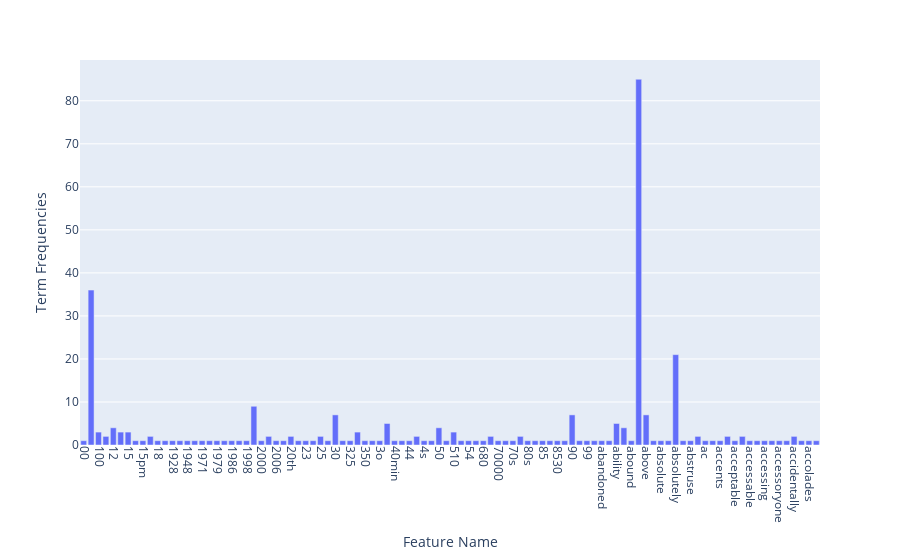

The code cell stored with this chart in its notebook:
### Markdown cell above
**Exercise 13** If you want a nicer interactive visualization here, I would encourage you try to install and use plotly to achieve this.

### Code cell
# plot frequencies of the first 100 terms using plotly library
import plotly.express as px

# create a DataFrame for Plotly Express
data = {
    "Feature Name": count_vect.get_feature_names_out()[:100],
    "Term Frequencies": term_frequencies[:100]
}
df = pd.DataFrame(data)

# create a bar plot using Plotly Express
fig = px.bar(df, x="Feature Name", y='Term Frequencies')
fig.update_xaxes(tickangle=90)  # Rotate x-axis labels for readability

# set the figure's size
# fig.update_layout(width=1000, height=300)

# show the plot
fig.show()

### Figure 1 — Plotly figure (JSON) as saved in the notebook; plotly's stock layout.template omitted (floating-point values rounded to 4 significant figures)
{"data": [{"alignmentgroup": "True", "hovertemplate": "Feature Name=%{x}<br>Term Frequencies=%{y}<extra></extra>", "legendgroup": "", "marker": {"color": "#636efa", "pattern": {"shape": ""}}, "name": "", "offsetgroup": "", "orientation": "v", "showlegend": false, "textposition": "auto", "type": "bar", "x": ["00", "10", "100", "11", "12", "13", "15", "15g", "15pm", "17", "18", "18th", "1928", "1947", "1948", "1949", "1971", "1973", "1979", "1980", "1986", "1995", "1998", "20", "2000", "2005", "2006", "2007", "20th", "2160", "23", "24", "25", "2mp", "30", "30s", "325", "35", "350", "375", "3o", "40", "40min", "42", "44", "45", "4s", "4ths", "50", "5020", "510", "5320", "54", "5lb", "680", "70", "70000", "700w", "70s", "80", "80s", "8125", "85", "8525", "8530", "8pm", "90", "95", "99", "aailiyah", "abandoned", "abhor", "ability", "able", "abound", "about", "above", "abroad", "absolute", "absolutel", "absolutely", "absolutley", "abstruse", "abysmal", "ac", "academy", "accents", "accept", "acceptable", "access", "accessable", "accessible", "accessing", "accessory", "accessoryone", "accident", "accidentally", "acclaimed", "accolades", "accommodations"], "xaxis": "x", "y": [1, 36, 3, 2, 4, 3, 3, 1, 1, 2, 1, 1, 1, 1, 1, 1, 1, 1, 1, 1, 1, 1, 1, 9, 1, 2, 1, 1, 2, 1, 1, 1, 2, 1, 7, 1, 1, 3, 1, 1, 1, 5, 1, 1, 1, 2, 1, 1, 4, 1, 3, 1, 1, 1, 1, 2, 1, 1, 1, 2, 1, 1, 1, 1, 1, 1, 7, 1, 1, 1, 1, 1, 5, 4, 1, 85, 7, 1, 1, 1, 21, 1, 1, 2, 1, 1, 1, 2, 1, 2, 1, 1, 1, 1, 1, 1, 2, 1, 1, 1], "yaxis": "y"}], "layout": {"barmode": "relative", "legend": {"tracegroupgap": 0}, "margin": {"t": 60}, "xaxis": {"anchor": "y", "domain": [0, 1], "tickangle": 90, "title": {"text": "Feature Name"}}, "yaxis": {"anchor": "x", "domain": [0, 1], "title": {"text": "Term Frequencies"}}}}
